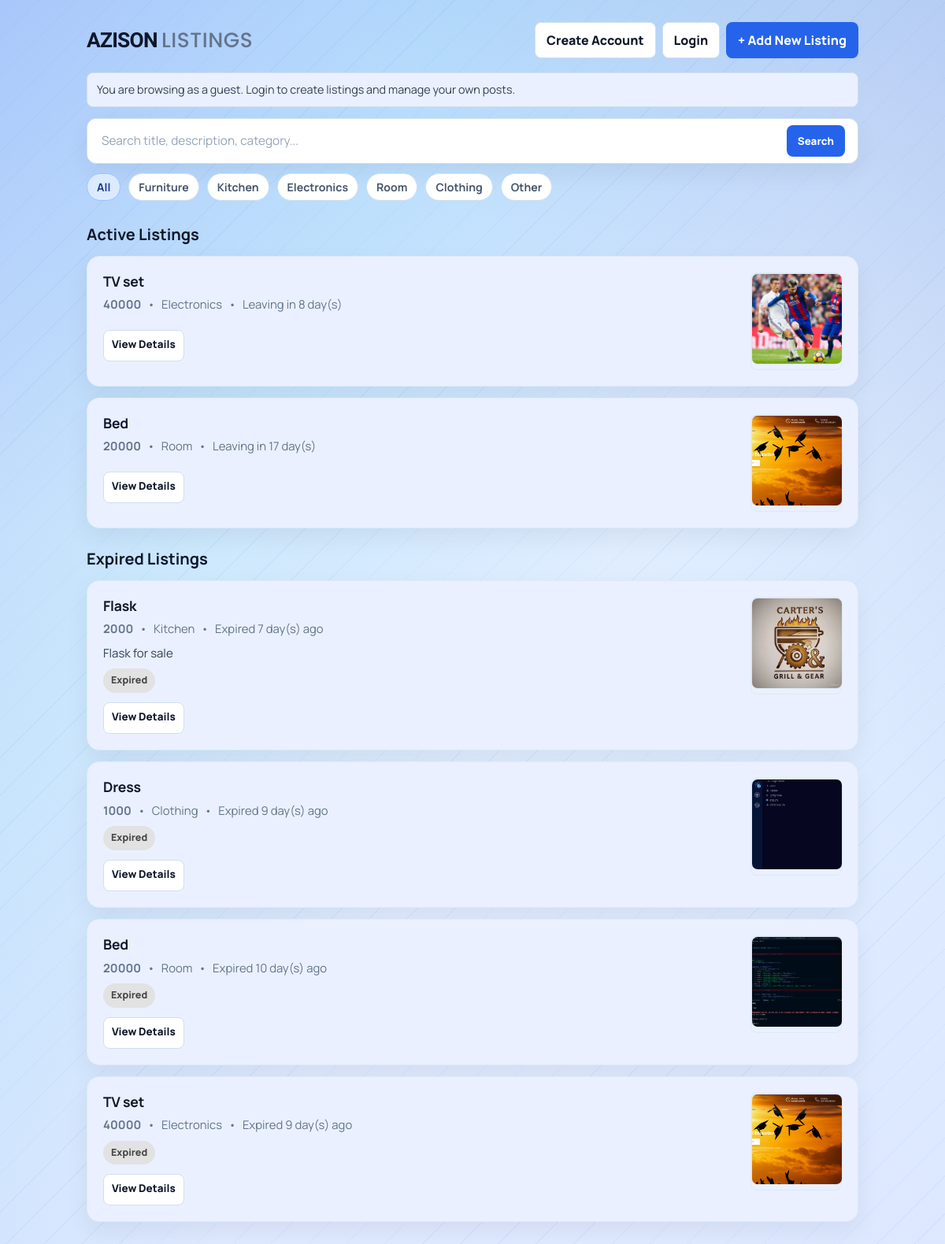
The page / on the database its author committed.
### tables this page shows
CREATE TABLE listings(
            id INTEGER PRIMARY KEY AUTOINCREMENT,
            title TEXT,
            price TEXT,
            category TEXT,
            phone TEXT,
            owner_phone TEXT,
            leave_date TEXT,
            description TEXT,
            image TEXT,
            is_featured INTEGER DEFAULT 0
        , view_count INTEGER DEFAULT 0);

### app.py (the view, shortened to what this page needs)
@app.route("/")
def home():
    conn = get_db()
    cursor = conn.cursor()
    category = request.args.get("category")
    search = request.args.get("search")
    user_phone = get_session_phone()
    if category and search:
        query = f"%{search}%"
        cursor.execute(
            """
            SELECT * FROM listings
            WHERE category = ?
            AND (
                title LIKE ?
                OR category LIKE ?
                OR price LIKE ?
                OR phone LIKE ?
                OR description LIKE ?
            )
            ORDER BY is_featured DESC, id DESC
            """,
            (category, query, query, query, query, query),
        )
    else:
        cursor.execute(
            """
            SELECT * FROM listings
            ORDER BY is_featured DESC, id DESC
            """
        )
    if "listings" not in locals():
        listings = cursor.fetchall()
    today = datetime.today().date()
    featured_listings = []
    active_listings = []
    expired_listings = []
    for item in listings:
        leave_date = datetime.strptime(item["leave_date"], "%Y-%m-%d").date()
        days_left = (leave_date - today).days
        owner_phone = item["owner_phone"] or ""
        listing_data = {
            "id": item["id"],
            "title": item["title"],
            "price": item["price"],
            "category": item["category"],
            "phone": item["phone"],
            "owner_phone": owner_phone,
            "leave_date": item["leave_date"],
            "description": item["description"] or "",
            "image": item["image"],
            "is_featured": item["is_featured"],
            "days_left": days_left,
            "is_expired": days_left < 0,
            "can_manage": bool(user_phone and user_phone == owner_phone),
        }
        if listing_data["is_expired"]:
            expired_listings.append(listing_data)
        elif item["is_featured"] == 1:
            featured_listings.append(listing_data)
        else:
            active_listings.append(listing_data)
    enhanced_listings = featured_listings + active_listings + expired_listings
    conn.close()
    return render_template(
        "index.html",
        listings=enhanced_listings,
        search=search,
    )

### app.py (called while the page is built, shortened)
def env_flag(name):
    return os.getenv(name, "").strip().lower() in {"1", "true", "yes", "on"}

@app.template_filter("highlight")
def highlight(text, search):
    if text is None:
        return ""
    text = str(text)
    if not search:
        return text

def get_db():
    if USE_POSTGRES:
        if psycopg2 is None:
            raise RuntimeError("DATABASE_URL is set but psycopg2 is not installed.")
        return PostgresConnection(psycopg2.connect(normalize_database_url(DATABASE_URL)))
    conn = sqlite3.connect(SQLITE_DATABASE_PATH)
    conn.row_factory = sqlite3.Row
    return conn

def normalize_phone(raw_phone):
    if not raw_phone:
        return ""

def get_session_user_id():
    raw_user_id = session.get("user_id")
    if raw_user_id is None:
        return None
    try:
        return int(raw_user_id)
    except (TypeError, ValueError):
        session.pop("user_id", None)
        return None

def get_session_phone():
    user_phone = normalize_phone(session.get("user_phone"))
    if user_phone:
        return user_phone
    user = current_user_record()
    if user:
        return normalize_phone(user.get("phone"))
    return ""

def listing_image_url(image_value):
    image_value = (image_value or "").strip()
    if not image_value:
        return ""
    if image_value.startswith(("http://", "https://")):
        return image_value
    return url_for("static", filename=f"uploads/{image_value}")

def enable_insecure_oauth_for_localhost():
    host = (request.host or "").split(":", 1)[0].strip().lower()
    local_hosts = {"localhost", "127.0.0.1", "0.0.0.0", "::1"}
    is_local_name = host in local_hosts or host.startswith("localhost")
    is_private_ip = False
    try:
        is_private_ip = ipaddress.ip_address(host).is_private
    except ValueError:
        is_private_ip = False
    if (is_local_name or is_private_ip) and "OAUTHLIB_INSECURE_TRANSPORT" not in os.environ:
        os.environ["OAUTHLIB_INSECURE_TRANSPORT"] = "1"

@app.before_request
def oauth_dev_transport_guard():
    if env_flag("OAUTHLIB_INSECURE_TRANSPORT"):
        os.environ["OAUTHLIB_INSECURE_TRANSPORT"] = "1"
        return
    if request.scheme == "http":
        enable_insecure_oauth_for_localhost()

def clear_user_session():
    session.pop("user_id", None)
    session.pop("user_phone", None)
    session.pop("user_name", None)

### templates/index.html (shortened to what this page needs)
<!DOCTYPE html>
<html lang="en">
<head>
    <link rel="stylesheet" href="{{ url_for('static', filename='css/marketplace.css') }}">
</head>
<body>
    <main class="page">
        <section class="header">
            <h1><span class="brand">AZISON</span> <span class="site-title">LISTINGS</span></h1>
            <div class="header-actions">
                {% if is_logged_in %}
                    <span class="btn">Hi, {{ current_user['full_name'] }}</span>
                    <a class="btn" href="{{ url_for('dashboard') }}">My Dashboard</a>
                    <form class="inline-form" method="POST" action="{{ url_for('logout') }}">
                        <button class="btn" type="submit">Logout</button>
                    </form>
                    <a class="btn primary" href="{{ url_for('create') }}">+ Add New Listing</a>
                {% else %}
                    <a class="btn" href="{{ url_for('register') }}">Create Account</a>
                    <a class="btn" href="{{ url_for('login') }}">Login</a>
                    <a class="btn primary" href="{{ url_for('login', next=url_for('create')) }}">+ Add New Listing</a>
                {% endif %}
            </div>
        </section>
        {% if is_logged_in %}
            <p class="auth-status">Logged in as <strong>{{ current_user['full_name'] }}</strong> ({{ current_user['email'] or current_user['phone'] }}). You can edit and delete only your own listings.</p>
        {% else %}
            <p class="auth-status">You are browsing as a guest. Login to create listings and manage your own posts.</p>
        {% endif %}
        <section class="controls">
            <form class="search" action="/" method="get">
                <input type="text" name="search" placeholder="Search title, description, category..." value="{{ request.args.get('search', '') }}">
                <button type="submit">Search</button>
            </form>
            {% set active_category = request.args.get('category') %}
            {% set active_search = request.args.get('search') %}
            <div class="chips">
                <a class="chip {% if not active_category %}active{% endif %}" href="{{ url_for('home', search=active_search) }}">All</a>
                <a class="chip {% if active_category == 'Furniture' %}active{% endif %}" href="{{ url_for('home', category='Furniture', search=active_search) }}">Furniture</a>
                <a class="chip {% if active_category == 'Kitchen' %}active{% endif %}" href="{{ url_for('home', category='Kitchen', search=active_search) }}">Kitchen</a>
                <a class="chip {% if active_category == 'Electronics' %}active{% endif %}" href="{{ url_for('home', category='Electronics', search=active_search) }}">Electronics</a>
                <a class="chip {% if active_category == 'Room' %}active{% endif %}" href="{{ url_for('home', category='Room', search=active_search) }}">Room</a>
                <a class="chip {% if active_category == 'Clothing' %}active{% endif %}" href="{{ url_for('home', category='Clothing', search=active_search) }}">Clothing</a>
                <a class="chip {% if active_category == 'Other' %}active{% endif %}" href="{{ url_for('home', category='Other', search=active_search) }}">Other</a>
            </div>
        </section>
        <section class="list">
            {% if listings %}
                {% set sections = namespace(featured_shown=false, active_shown=false, expired_shown=false) %}
                {% for item in listings %}
                    {% if item['is_expired'] and not sections.expired_shown %}
                        <div class="listing-section-heading">
                            <h2>Expired Listings</h2>
                        </div>
                        {% set sections.expired_shown = true %}
                    {% elif item['is_featured'] == 1 and not sections.featured_shown %}
                        <div class="listing-section-heading">
                            <h2>⭐ Featured Listings</h2>
                        </div>
                        {% set sections.featured_shown = true %}
                    {% elif not item['is_expired'] and item['is_featured'] != 1 and not sections.active_shown %}
                        <div class="listing-section-heading">
                            <h2>Active Listings</h2>
                        </div>
                        {% set sections.active_shown = true %}
                    {% endif %}
                    {% set detail_url = url_for('listing_detail', id=item['id'], category=request.args.get('category'), search=request.args.get('search')) %}
                    <article class="card clickable" data-href="{{ detail_url }}" tabindex="0" role="link" aria-label="Open listing: {{ item['title'] }}">
                        <div class="card-body">
                            <h2>
                                <a href="{{ detail_url }}">
                                    {{ item['title'] | highlight(search) }}
                                </a>
                            </h2>
                            <p class="meta">
                                <span><strong>{{ item['price'] | highlight(search) }}</strong></span>
                                <span>•</span>
                                <span>{{ item['category'] | highlight(search) }}</span>
                                <span>•</span>
                                {% if item['is_expired'] %}
                                    <span class="deadline expired">Expired {{ item['days_left'] * -1 }} day(s) ago</span>
                                {% elif item['days_left'] <= 3 %}
                                    <span class="deadline soon">⚡ Leaving in {{ item['days_left'] }} day(s)</span>
                                {% else %}
                                    <span class="deadline">Leaving in {{ item['days_left'] }} day(s)</span>
                                {% endif %}
                            </p>
                            {% if item['description']|length > 120 %}
                                <p class="summary">{{ (item['description'][:120] ~ '...') | highlight(search) }}</p>
                            {% else %}
                                <p class="summary">{{ item['description'] | highlight(search) }}</p>
                            {% endif %}
                            <div class="badges">
                                {% if item['is_expired'] %}
                                    <span class="badge expired">Expired</span>
                                {% endif %}
                            </div>
                            <div class="actions">
                                <a class="action-link" href="{{ detail_url }}">View Details</a>
                            </div>
                        </div>
                        {% if item['image'] %}
                            <a class="thumb-link lightbox-trigger" href="{{ listing_image_url(item['image']) }}" title="Open full image">
                                <img class="thumb" src="{{ listing_image_url(item['image']) }}" alt="{{ item['title'] }}">
                            </a>
                        {% endif %}
                    </article>
                {% endfor %}
            {% else %}
                <p class="empty">No listings match your current search/filter.</p>
            {% endif %}
        </section>
    </main>
</body>
</html>

### static/css/marketplace.css (style rules this page uses)
:root { --bg: #dfe9ff; --card: #ffffff; --surface: #eaf0ff; --surface-alt: #eef4ff; --text: #0f172a; --muted: #64748b; --line: #d0dfee; --line-soft: #dceaf5; --brand: #2563eb; --brand-light: #3b82f6; --accent: #dbeafe; --urgent: #b45309; --featured: #1d4ed8; --chip: #eaf0ff; --soft: #f4f8ff; --auth-bg: #eaf0ff; --ok: #15803d; --warn: #b45309; --danger: #b91c1c; --shadow-sm: 0 1px 3px rgba(15, 23, 42, 0.06); --shadow-md: 0 4px 12px rgba(15, 23, 42, 0.05), 0 1px 3px rgba(15, 23, 42, 0.06); --shadow-lg: 0 12px 30px rgba(15, 23, 42, 0.06); --shadow-xl: 0 20px 40px rgba(15, 23, 42, 0.08); --radius-sm: 8px; --radius-md: 12px; --radius-lg: 16px; }
html { color-scheme: light; }
body { line-height: 1.5; background: repeating-linear-gradient(135deg, rgba(37, 99, 235, 0.06) 0 1px, transparent 1px 34px), linear-gradient(120deg, rgba(37, 99, 235, 0.22) 0%, rgba(14, 165, 233, 0.12) 28%, transparent 56%), linear-gradient(235deg, rgba(30, 64, 175, 0.14) 0%, rgba(191, 219, 254, 0.16) 34%, transparent 62%), linear-gradient(180deg, #cfe4ff 0%, #e4f0ff 42%, var(--bg) 100%); background-attachment: fixed; }
a { color: #1d4ed8; }
h1, h2, h3, .title, .section-title, .related-title { color: var(--text); letter-spacing: 0; }
.page { margin-top: 28px; }
.brand { font-family: "Sora", "Manrope", sans-serif; font-weight: 800; letter-spacing: -0.03em; }
.site-title { font-family: "Poppins", "Manrope", sans-serif; font-weight: 500; letter-spacing: 0.02em; color: var(--muted); }
.card, .stat, .history { border: 1px solid var(--line-soft); border-radius: var(--radius-lg); background: var(--surface); box-shadow: var(--shadow-lg); }
.card { padding: 20px; transition: box-shadow 0.2s ease, transform 0.2s ease; }
.card.clickable, .related-card, .stat, .history, .btn, .back, .nav, .action-link, .action-btn, .link-btn, .danger-btn, .owner-link, .owner-btn, .cta, .related-link, .search button, .search .clear-btn, input[type="file"]::file-selector-button { transition: transform 0.14s ease, box-shadow 0.14s ease, border-color 0.14s ease, background-color 0.14s ease; }
.btn, .back, .nav, .action-link, .action-btn, .link-btn, .danger-btn, .owner-link, .owner-btn, .cta, .related-link, .search button, .search .clear-btn { min-height: 40px; border-radius: var(--radius-sm); font-weight: 800; }
.btn.primary, .cta, .search button, input[type="file"]::file-selector-button { background: var(--brand); border-color: transparent; color: #ffffff; }
.search { border: 1px solid var(--line); border-radius: var(--radius-md); background: #ffffff; box-shadow: var(--shadow-lg); }
.auth-status, .field, .preview, .related-empty, .empty { border-color: var(--line); border-radius: var(--radius-sm); }
input, textarea, select { border-radius: var(--radius-sm); background: #ffffff; }
input::placeholder, textarea::placeholder { color: #94a3b8; }
.auth-status { background: var(--auth-bg); color: #334155; }
.chips { gap: 10px; }
.chip, .badge, .mini-badge { border: 1px solid transparent; border-radius: 999px; }
.chip { background: #ffffff; border-color: var(--line); color: #475569; }
.chip.active { background: #dbeafe; border-color: #93c5fd; color: #1e3a8a; }
.deadline { color: inherit; white-space: nowrap; }
.list { gap: 14px; }
.listing-section-heading { display: flex; align-items: center; justify-content: space-between; margin: 10px 0 -2px; }
.listing-section-heading h2 { margin: 0; font-size: clamp(1.05rem, 1.8vw, 1.25rem); }
.card.clickable { grid-template-columns: minmax(0, 1fr) 116px; align-items: start; }
.thumb, .thumb-link { width: 116px; border-radius: var(--radius-sm); border: 1px solid var(--line-soft); }
.thumb { height: 116px; background: #eef2f7; }
.summary, .description, .history ul { color: #334155; }
.meta, .related-meta, .subtitle, .field-hint, .section-subtitle, .helper, .image-note { color: var(--muted); }

### rows shown on the page
listings: is_featured "Active Listings", title|highlight "TV set", price|highlight "40000", category|highlight "Electronics", days_left "8", image (picture)
listings: title|highlight "Bed", price|highlight "20000", category|highlight "Room", days_left "17", image (picture)
listings: shows "Expired Listings", title|highlight "Flask", price|highlight "2000", category|highlight "Kitchen", item "7", description|highlight "Flask for sale", image (picture)
listings: title|highlight "Dress", price|highlight "1000", category|highlight "Clothing", item "9", shows "Expired", image (picture)
listings: title|highlight "Bed", price|highlight "20000", category|highlight "Room", item "10", shows "Expired", image (picture)
listings: title|highlight "TV set", price|highlight "40000", category|highlight "Electronics", item "9", shows "Expired", image (picture)
